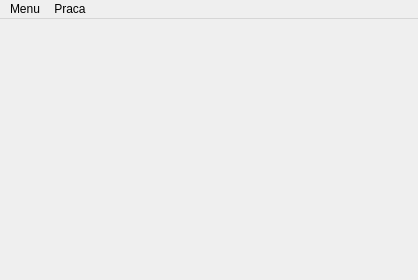
<?xml version="1.0" encoding="UTF-8"?>
<ui version="4.0">
 <class>MainWindow</class>
 <widget class="QMainWindow" name="MainWindow">
  <property name="geometry">
   <rect>
    <x>0</x>
    <y>0</y>
    <width>418</width>
    <height>280</height>
   </rect>
  </property>
  <property name="windowTitle">
   <string>MainWindow</string>
  </property>
  <widget class="QWidget" name="centralWidget">
   <widget class="QLabel" name="pic_label">
    <property name="geometry">
     <rect>
      <x>9</x>
      <y>9</y>
      <width>191</width>
      <height>171</height>
     </rect>
    </property>
    <property name="text">
     <string/>
    </property>
   </widget>
  </widget>
  <widget class="QMenuBar" name="menuBar">
   <property name="geometry">
    <rect>
     <x>0</x>
     <y>0</y>
     <width>418</width>
     <height>25</height>
    </rect>
   </property>
   <widget class="QMenu" name="menuMenu">
    <property name="title">
     <string>Menu</string>
    </property>
    <addaction name="actionOtw_rz"/>
    <addaction name="separator"/>
    <addaction name="actionKoniec"/>
   </widget>
   <widget class="QMenu" name="menuEdycja">
    <property name="title">
     <string>Praca</string>
    </property>
    <widget class="QMenu" name="menuRodzaj_zadania">
     <property name="title">
      <string>Rodzaj zadania</string>
     </property>
     <addaction name="actionPrzeszukiwanie_wszerz"/>
     <addaction name="actionPrzeszukiwanie_wg_b"/>
    </widget>
    <addaction name="actionPraca_krokowa"/>
    <addaction name="actionRozwi_ca_e_zadanie"/>
    <addaction name="separator"/>
    <addaction name="menuRodzaj_zadania"/>
   </widget>
   <addaction name="menuMenu"/>
   <addaction name="menuEdycja"/>
  </widget>
  <action name="actionOtw_rz">
   <property name="text">
    <string>Otwórz</string>
   </property>
  </action>
  <action name="actionKoniec">
   <property name="text">
    <string>Koniec</string>
   </property>
  </action>
  <action name="actionPraca_krokowa">
   <property name="text">
    <string>Praca krokowa</string>
   </property>
  </action>
  <action name="actionRozwi_ca_e_zadanie">
   <property name="text">
    <string>Rozwiąż całe zadanie</string>
   </property>
  </action>
  <action name="actionPrzeszukiwanie_wszerz">
   <property name="checkable">
    <bool>true</bool>
   </property>
   <property name="checked">
    <bool>true</bool>
   </property>
   <property name="text">
    <string>Przeszukiwanie wszerz</string>
   </property>
  </action>
  <action name="actionPrzeszukiwanie_wg_b">
   <property name="checkable">
    <bool>true</bool>
   </property>
   <property name="text">
    <string>Przeszukiwanie wgłąb</string>
   </property>
  </action>
 </widget>
 <layoutdefault spacing="6" margin="11"/>
 <resources/>
 <connections/>
</ui>
